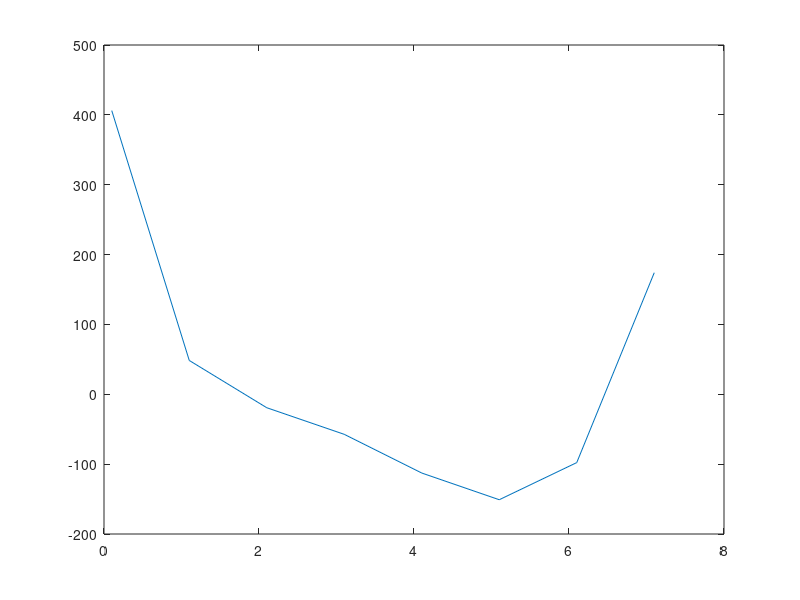

The MATLAB script that drew this image:
clear all
close all
clc
x=0.1:8;
y=-0.0071*x.^7 + 0.28*x.^6 -4.4*x.^5 + 38*x.^4 -190*x.^3 +530*x.^2 - 790*x+480;
plot(x,y)